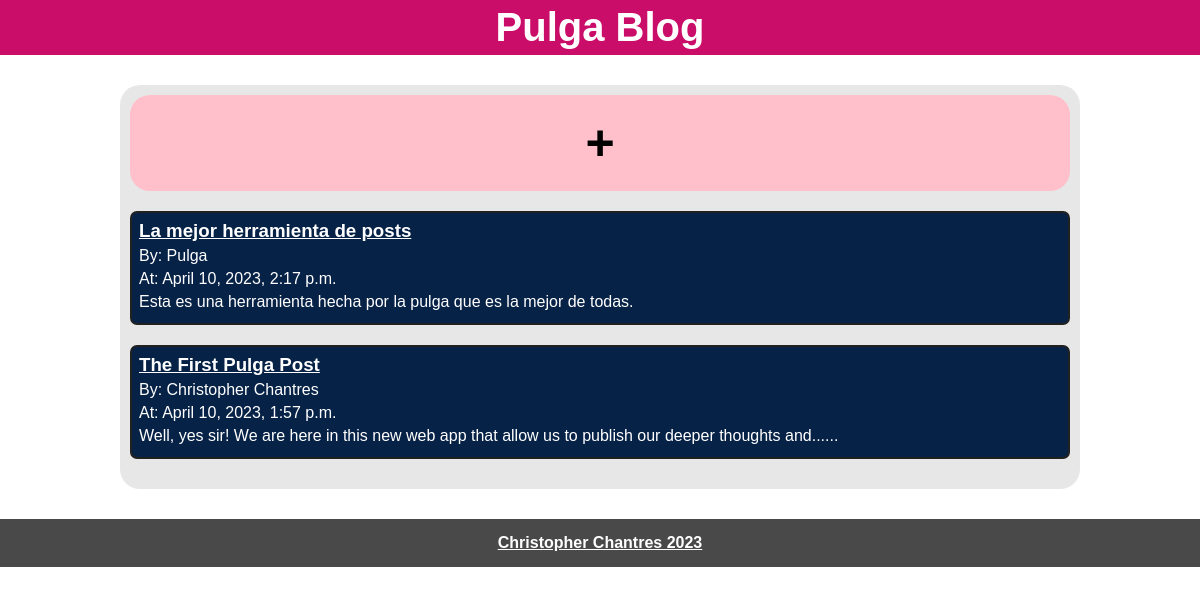
The app's page /, older data.
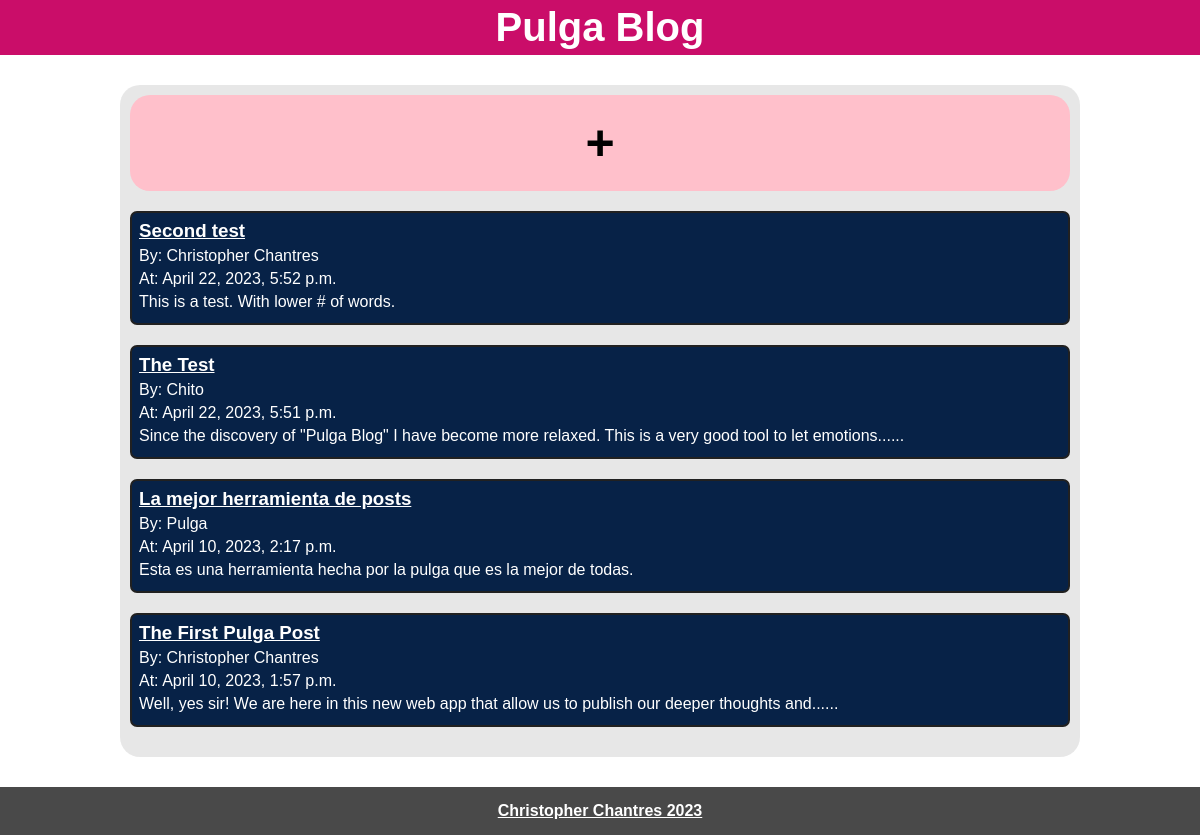
The same page, newer data.
### polls/models.py (models this page shows)
class Post(models.Model):
  title = models.CharField(max_length=255)
  author = models.CharField(max_length=30, default="Anonymous")
  content = models.TextField()
  created_at = models.DateTimeField(auto_now_add=True)
  updated_at = models.DateTimeField(auto_now_add=True)

### polls/views.py (the view)
# urls.py: path('', views.home, name='home'),
def home(request):
  posts = Post.objects.all().order_by('-created_at')
  return render(request, 'home.html', {'posts':posts})

### templates/home.html (shortened to what this page needs)
{% extends 'base.html' %}
{% load static %}
{% block link_stylesheet %}
  <link rel="stylesheet" href="{% static 'css/home.css' %}">
{% endblock link_stylesheet %}
{% block main %}
  <main>
    <section>
      <div class="container">
        <div class="new-post">
          <button id="create-post" class="create-post-btn">+</button>
        </div>
        {% for post in posts %}
          <div class="card-post">
              <h3><a href="{% url 'post_detail' post_id=post.id %}">{{ post.title }}</a></h3>
              <p>By: {{ post.author }}</p>
              <p>At: {{ post.created_at }}</p>
              {% if post.content|wordcount > 20 %}
                <p>{{ post.content.split|slice:":20"|join:" " }}......</p>
              {% else %}
                <p>{{ post.content }}</p>
              {% endif %}
          </div>
        {% endfor %}
      </div>
    </section>
  </main>
{% endblock main %}

### templates/base.html (shortened to what this page needs)
{% load static %}
<!DOCTYPE html>
<html lang="en">
  <head>
    <link rel="stylesheet" href="{% static 'css/base.css' %}">
    {% block link_stylesheet %}{% endblock link_stylesheet %}
  </head>
  <body>
    <header>
      <h1><a href="/">Pulga Blog</a></h1>
    </header>
    {% block main %}
    {% endblock main %}
    {% block footer %}
      <footer>
        <div>
          <a target="_blank" href="https://github.com/christopherchantres">Christopher Chantres 2023</a>
        </div>
      </footer>
    {% endblock footer %}
  </body>
</html>

### polls/static/css/base.css (style rules this page uses)
:root { --pink-main: rgb(202, 13, 105); --gray-dark: rgb(73, 73, 73); --white-title: white; }
* { margin: 0px; padding: 0px; font-family: 'Gill Sans', 'Gill Sans MT', Calibri, 'Trebuchet MS', sans-serif; }
header { display: flex; align-items: center; justify-content: center; width: 100vw; height: auto; background-color: var(--pink-main); padding: 5px; }
header h1 { font-size: 2.5rem; }
header h1 a { text-decoration: none; color: var(--white-title); }
footer { display: flex; align-items: center; justify-content: center; width: 100vw; height: 3rem; background-color: var(--gray-dark); padding: 5px; }
footer div a { color: white; font-size: 1rem; font-weight: bold; }

### polls/static/css/home.css (style rules this page uses)
* { box-sizing: border-box; }
main { width: 100vw; }
section { display: flex; flex-direction: column; justify-content: center; align-items: center; }
.container { display: flex; flex-direction: column; align-items: center; width: 80%; margin-top: 30px; margin-bottom: 30px; background-color: rgba(113, 113, 113, 0.17); padding: 10px; border-radius: 20px; }
.new-post { display: flex; justify-content: center; margin-bottom: 20px; width: 100%; }
.create-post-btn { width: 100%; height: 6rem; border: none; border-radius: 20px; background-color: pink; font-weight: bold; font-size: 50px; cursor: pointer; }
.card-post { background-color: rgb(7, 34, 71); border: 2px solid rgb(33, 33, 33); border-radius: 7px; margin-bottom: 20px; padding: 7px; width: 100%; }
.card-post h3 a { color: white; font-weight: bold; }
.card-post h3 { margin-bottom: 5px; }
.card-post p { color: white; margin-bottom: 5px; }

Row changes from the older to the newer data that the page shows:
added Post: title "Second test", author "Christopher Chantres", created_at "April 22, 2023, 5:52 p.m.", content "This is a test. With lower # of words."
added Post: title "The Test", author "Chito", created_at "April 22, 2023, 5:51 p.m.", content.split "Since the discovery of \"Pulga Blog\" I have become more relaxed. This is a very good tool to let emotions"
